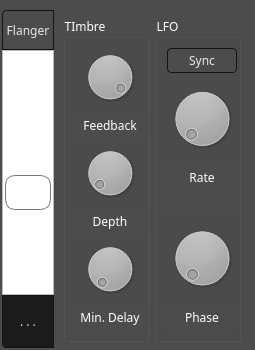
<?xml version="1.0" encoding="UTF-8"?>
<ui version="4.0">
 <class>FJFlangerFrame</class>
 <widget class="QFrame" name="FJFlangerFrame">
  <property name="geometry">
   <rect>
    <x>0</x>
    <y>0</y>
    <width>255</width>
    <height>350</height>
   </rect>
  </property>
  <property name="windowTitle">
   <string>Frame</string>
  </property>
  <property name="styleSheet">
   <string notr="true">* {
    background: #4d4c4d;
    font-family: handelgotdlig;
    font-weight: 200;
}



 QComboBox {
     border: 1px solid #141414;
     border-radius: 4px;
     padding: 1px 18px 1px 3px;
     min-width: 6em;
     color: #e8e8e8;
 }

 QComboBox:editable {
    background: #5b5a5b
 }

 QComboBox:!editable, QComboBox::drop-down:editable {
      background: qlineargradient(x1: 0, y1: 0, x2: 0, y2: 1,
      stop: 0 #3c3c3c, stop: 1 #262627);
 }

 /* QComboBox gets the &quot;on&quot; state when the popup is open */
 QComboBox:!editable:on, QComboBox::drop-down:editable:on {
     background: #5b5a5b
 }

 QComboBox:on { /* shift the text when the popup opens */
     padding-top: 3px;
     padding-left: 4px;
 }

 QComboBox::drop-down {
     subcontrol-origin: padding;
     subcontrol-position: top right;
     width: 15px;

     border-left-width: 1px;
     border-left-color: darkgray;
     border-left-style: solid; /* just a single line */
     border-top-right-radius: 3px; /* same radius as the QComboBox */
     border-bottom-right-radius: 3px;
 }

QComboBox QAbstractItemView {
    border: 1px solid #141414;
    selection-background-color: #5b5a5b;
}

 QSpinBox {
     /*padding-right: 15px; make room for the arrows */
     background-color: qlineargradient(x1: 0, y1: 0, x2: 0, y2: 1,
                                      stop: 0 #3c3c3c, stop: 1 #262627);
    color: #e8e8e8;
     border: none;
     border-radius: 4px;
     /*border-width: 3;*/
}

QSpinBox::up-button {
    border: none;
}

QSpinBox::down-button {
    border: none;
}

QLineEdit {
    border: 1px solid #141414;
    border-radius: 4px;
    color: #e8e8e8;
    background-color: qlineargradient(x1: 0, y1: 0, x2: 0, y2: 1,
                                     stop: 0 #3c3c3c, stop: 1 #262627);
    selection-background-color: #e8e8e8;
    selection-color: #262627
}

QProgressBar {
    border: 1px solid #141414;
    border-radius: 4px;
    text-align: center;
 }


 QProgressBar::chunk {
    background-color: qlineargradient(x1: 0, y1: 0, x2: 0, y2: 1,
                                      stop: 0 #3c3c3c, stop: 1 #262627);
    width: 20px;
 }

QFrame, QLabel, QToolTip {
   color: #e5e5e5;
   /*border: 1px solid #141414;*/
}

QFrame[style=&quot;plain&quot;] {
    border: 100px solid pink;
}

QAbstractButton {
   padding: 3px;
   border: 1px solid #141414;
   border-radius: 4px;
   background-color: qlineargradient(x1: 0, y1: 0, x2: 0, y2: 1,
                                     stop: 0 #3c3c3c, stop: 1 #262627);
    color: #e8e8e8;
}
QAbstractButton::hover {
   background-color: #5b5a5b;
}

QAbstractButton::disabled {
    color: #262627;
}

QAbstractButton::checked {
    background-color: #1c1c1c;
}

 QTabWidget::pane { /* The tab widget frame */
     border-top: 1px solid #141414;
     position: absolute;
     top: -0.5em;
 }

 QTabWidget::tab-bar {
     alignment: center;
 }

 /* Style the tab using the tab sub-control. Note that
     it reads QTabBar _not_ QTabWidget */
 QTabBar::tab {
 background-color: qlineargradient(x1: 0, y1: 0, x2: 0, y2: 1,
                                   stop: 0 #3c3c3c, stop: 1 #262627);

    border: 1px solid #141414;

     /*border: 2px solid #C4C4C3;
     border-bottom-color: #C2C7CB; same as the pane color */
     border-top-left-radius: 4px;
     border-top-right-radius: 4px;
     min-width: 8ex;
     padding: 2px;
     color: #e8e8e8;
 }

 QTabBar::tab:selected, QTabBar::tab:hover {
     background: #5b5a5b;
 }

 QTabBar::tab:selected {
     border-color: #5b5a5b;
     color: #141414;
     /*border-bottom-color: #C2C7CB; same as pane color */
 }

 QSlider::groove:horizontal {
 border: 1px solid #141414;
     height: 8px; /* the groove expands to the size of the slider by default. by giving it a height, it has a fixed size */
     background-color: qlineargradient(x1: 0, y1: 0, x2: 0, y2: 1,
                                       stop: 0 #3c3c3c, stop: 1 #262627);
     margin: 2px 0;
 }

 QSlider::handle:horizontal {
 background-color: qlineargradient(x1: 0, y1: 0, x2: 0, y2: 1,
                                   stop: 0 #3c3c3c, stop: 1 #262627);     border: 1px solid #5c5c5c;
     width: 18px;
     /*margin: -2px 0;  handle is placed by default on the contents rect of the groove. Expand outside the groove */
     border-radius: 3px;
 }

  QScrollBar:vertical {
      border: 0px solid transparent;
      background: transparent;
      width: 4px;
      margin: 0px 0 0px 0;
  }
  QScrollBar::handle:vertical {
      background: #e8e8e8;
      min-width: 20px;
      border: 2px solid #e8e8e8;
      border-radius: 2px;
  }
  QScrollBar::add-line:vertical {
      border: 0px solid transparent;
      background: transparent;
      height: 0px;
      subcontrol-position: bottom;
      subcontrol-origin: margin;
  }

  QScrollBar::sub-line:vertical {
      border: 0px solid transparent;
      background: transparent;
      height: 0px;
      subcontrol-position: top;
      subcontrol-origin: margin;
  }
  QScrollBar::up-arrow:vertical, QScrollBar::down-arrow:vertical {
      border: 0px solid grey;
      width: 0px;
      height: 0px;
      background: white;
  }

  QScrollBar::add-page:vertical, QScrollBar::sub-page:vertical {
      background: none;
  }



  QScrollBar:horizontal {
      border: 0px solid transparent;
      background: transparent;
      height: 4px;
      margin: 0px 0 0px 0;
  }
  QScrollBar::handle:horizontal{
      background: #e8e8e8;
      min-height: 20px;
      border: 2px solid #e8e8e8;
      border-radius: 2px;
  }
  QScrollBar::add-line:horizontal {
      border: 0px solid transparent;
      background: transparent;
      height: 0px;
      subcontrol-position: bottom;
      subcontrol-origin: margin;
  }

  QScrollBar::sub-line:horizontal {
      border: 0px solid transparent;
      background: transparent;
      height: 0px;
      subcontrol-position: top;
      subcontrol-origin: margin;
  }
  QScrollBar::up-arrow:horizontal, QScrollBar::down-arrow:horizontal {
      border: 0px solid grey;
      width: 0px;
      height: 0px;
      background: white;
  }

  QScrollBar::add-page:vertical, QScrollBar::sub-page:vertical {
      background: none;
  }





QSlider::groove:horizontal {
border: 1px solid #bbb;
background: white;
height: 20px;
border-radius: 4px;
}

QSlider::groove:vertical {
border: 1px solid #bbb;
background: white;
width: 50px;
border-radius: 4px;
}

QSlider::sub-page:horizontal {
background: qlineargradient(x1: 0, y1: 0,    x2: 0, y2: 1,
    stop: 0 #444, stop: 1 #bbb);
background: qlineargradient(x1: 0, y1: 0.2, x2: 1, y2: 1,
    stop: 0 #bbb, stop: 1 #555);
border: 0px solid #777;
height: 40px;
border-radius: 4px;
border-top-left-radius: 4px;
border-top-right-radius: 0px;
border-bottom-left-radius: 4px;
border-bottom-right-radius: 0px;
}

QSlider::sub-page:vertical {
background: qlineargradient(x1: 0, y1: 1,    x2: 0, y2: 0,
    stop: 0 #bbb, stop: 1 #444);
background: qlineargradient(x1: 0, y1: 1, x2: 1, y2: 0.2,
    stop: 0 #555, stop: 1 #bbb);
border: 0px solid #777;
width: 50px;
border-top-left-radius: 4px;
border-top-right-radius: 4px;
border-bottom-left-radius: 0px;
border-bottom-right-radius: 0px;
}

QSlider::add-page:horizontal {
background: qlineargradient(x1: 0, y1: 1,    x2: 0, y2: 0,
    stop: 0 #bbb, stop: 1 #444);
background: qlineargradient(x1: 0, y1: 1, x2: 1, y2: 0.2,
    stop: 0 #555, stop: 1 #bbb);
border: 0px solid #777;
height: 40px;
border-top-left-radius: 0px;
border-top-right-radius: 4px;
border-bottom-left-radius: 0px;
border-bottom-right-radius: 4px;
}

QSlider::add-page:vertical {
background: qlineargradient(x1: 0, y1: 1,    x2: 0, y2: 0,
    stop: 0 #444, stop: 1 #bbb);
background: qlineargradient(x1: 1, y1: 1, x2: 0, y2: 0.2,
    stop: 0 #bbb, stop: 1 #555);
border: 0px solid #777;
width: 50px;
border-top-left-radius: 0px;
border-top-right-radius: 0px;
border-bottom-left-radius: 4px;
border-bottom-right-radius: 4px;
}

QSlider::handle:horizontal {
     background-color: qlineargradient(x1: 0, y1: 0, x2: 0, y2: 1,
                                      stop: 0 #3c3c3c, stop: 1 #262627);
border: 1px solid #777;
width: 53px;
margin-top: -2px;
margin-bottom: -2px;
border-radius: 10px;
margin: 2px;
}

QSlider::handle:vertical {
     background-color: qlineargradient(x1: 0, y1: 0, x2: 0, y2: 1,
                                      stop: 0 #3c3c3c, stop: 1 #262627);
border: 1px solid #777;
height: 33px;
margin-top: -2px;
margin-bottom: -2px;
border-radius: 10px;
margin: 2px;
}

QSlider::sub-page:horizontal:disabled {
background: #bbb;
border-color: #999;
}

QSlider::sub-page:vertical:disabled {
background: #bbb;
border-color: #999;
}

QSlider::add-page:horizontal:disabled {
background: #eee;
border-color: #999;
}

QSlider::add-page:vertical:disabled {
background: #eee;
border-color: #999;
}

QSlider::handle:horizontal:disabled {
background: #eee;
border: 1px solid #aaa;
border-radius: 4px;
}

QSlider::handle:vertical:disabled {
background: #eee;
border: 1px solid #aaa;
border-radius: 4px;
}</string>
  </property>
  <property name="frameShape">
   <enum>QFrame::NoFrame</enum>
  </property>
  <property name="frameShadow">
   <enum>QFrame::Plain</enum>
  </property>
  <widget class="QPushButton" name="pushButton_menu">
   <property name="geometry">
    <rect>
     <x>2</x>
     <y>10</y>
     <width>52</width>
     <height>40</height>
    </rect>
   </property>
   <property name="minimumSize">
    <size>
     <width>52</width>
     <height>40</height>
    </size>
   </property>
   <property name="maximumSize">
    <size>
     <width>52</width>
     <height>40</height>
    </size>
   </property>
   <property name="styleSheet">
    <string notr="true">border-bottom-left-radius: 0px;
border-bottom-right-radius: 0px;
border-top-right-radius: 0px; /* DO NOT MODIFY THIS LINE */</string>
   </property>
   <property name="text">
    <string>Flanger</string>
   </property>
  </widget>
  <widget class="QSlider" name="verticalSlider_amount">
   <property name="geometry">
    <rect>
     <x>2</x>
     <y>50</y>
     <width>53</width>
     <height>245</height>
    </rect>
   </property>
   <property name="sizePolicy">
    <sizepolicy hsizetype="Expanding" vsizetype="Expanding">
     <horstretch>0</horstretch>
     <verstretch>0</verstretch>
    </sizepolicy>
   </property>
   <property name="minimumSize">
    <size>
     <width>53</width>
     <height>0</height>
    </size>
   </property>
   <property name="maximumSize">
    <size>
     <width>53</width>
     <height>16777215</height>
    </size>
   </property>
   <property name="styleSheet">
    <string notr="true">
QSlider::handle:vertical {
     background-color: qlineargradient(x1: 0, y1: 0, x2: 0, y2: 1,
                                      stop: 0 #3c3c3c, stop: 1 #FF2627);
}

QSlider::groove:vertical {
border: 1px solid #bbb;
background: white;
width: 50px;
border-top-left-radius: 0px;
border-top-right-radius: 0px;
border-bottom-left-radius: 0px;
border-bottom-right-radius: 0px;}

QSlider::sub-page:vertical {
border-top-left-radius: 0px;
border-top-right-radius: 0px;
border-bottom-left-radius: 0px;
border-bottom-right-radius: 0px;
}

QSlider::add-page:vertical {
border-top-left-radius: 0px;
border-top-right-radius: 0px;
border-bottom-left-radius: 0px;
border-bottom-right-radius: 0px;
}


QSlider::sub-page:vertical {
background: qlineargradient(x1: 0, y1: 1,    x2: 0, y2: 0,
    stop: 0 #3c3c3c, stop: 1 #262627);
background: qlineargradient(x1: 0, y1: 1, x2: 1, y2: 0.2,
    stop: 0 #262627, stop: 1 #3c3c3c);
}

QSlider::add-page:vertical {
background: qlineargradient(x1: 0, y1: 1,    x2: 0, y2: 0,
    stop: 0 #3c3c3c, stop: 1 #262627);
background: qlineargradient(x1: 1, y1: 1, x2: 0, y2: 0.2,
    stop: 0 #3c3c3c, stop: 1 #262627);

}
</string>
   </property>
   <property name="maximum">
    <number>100</number>
   </property>
   <property name="value">
    <number>40</number>
   </property>
   <property name="orientation">
    <enum>Qt::Vertical</enum>
   </property>
  </widget>
  <widget class="QToolButton" name="toolButton_more">
   <property name="geometry">
    <rect>
     <x>2</x>
     <y>295</y>
     <width>52</width>
     <height>53</height>
    </rect>
   </property>
   <property name="minimumSize">
    <size>
     <width>52</width>
     <height>53</height>
    </size>
   </property>
   <property name="maximumSize">
    <size>
     <width>52</width>
     <height>53</height>
    </size>
   </property>
   <property name="styleSheet">
    <string notr="true">border-top-left-radius: 0px;
border-bottom-left-radius: 4px;
border-top-right-radius: 0px;
border-bottom-right-radius: 0px; /* DO NOT MODIFY THIS LINE */</string>
   </property>
   <property name="text">
    <string>. . .</string>
   </property>
   <property name="checkable">
    <bool>true</bool>
   </property>
   <property name="checked">
    <bool>true</bool>
   </property>
  </widget>
  <widget class="QFrame" name="frame">
   <property name="geometry">
    <rect>
     <x>54</x>
     <y>10</y>
     <width>196</width>
     <height>338</height>
    </rect>
   </property>
   <property name="styleSheet">
    <string notr="true">background: #1c1c1c;

QFrame {
    border-top-left-radius: 0px;
    border-bottom-left-radius: 0px;
    border-top-right-radius: 4px;
    border-bottom-right-radius: 4px;
}</string>
   </property>
   <layout class="QHBoxLayout" name="horizontalLayout">
    <property name="leftMargin">
     <number>9</number>
    </property>
    <property name="topMargin">
     <number>6</number>
    </property>
    <property name="rightMargin">
     <number>9</number>
    </property>
    <property name="bottomMargin">
     <number>6</number>
    </property>
    <item>
     <widget class="QGroupBox" name="groupBox">
      <property name="styleSheet">
       <string notr="true">color: white;</string>
      </property>
      <property name="title">
       <string>TImbre</string>
      </property>
      <layout class="QVBoxLayout" name="verticalLayout_2">
       <item>
        <widget class="QDial" name="dial_fb">
         <property name="minimumSize">
          <size>
           <width>70</width>
           <height>0</height>
          </size>
         </property>
         <property name="maximumSize">
          <size>
           <width>70</width>
           <height>16777215</height>
          </size>
         </property>
         <property name="minimum">
          <number>-990</number>
         </property>
         <property name="maximum">
          <number>990</number>
         </property>
         <property name="value">
          <number>900</number>
         </property>
        </widget>
       </item>
       <item>
        <widget class="QLabel" name="label_3">
         <property name="minimumSize">
          <size>
           <width>70</width>
           <height>26</height>
          </size>
         </property>
         <property name="maximumSize">
          <size>
           <width>70</width>
           <height>16777215</height>
          </size>
         </property>
         <property name="text">
          <string>Feedback</string>
         </property>
         <property name="alignment">
          <set>Qt::AlignCenter</set>
         </property>
        </widget>
       </item>
       <item>
        <widget class="QDial" name="dial_depth">
         <property name="minimumSize">
          <size>
           <width>70</width>
           <height>0</height>
          </size>
         </property>
         <property name="maximumSize">
          <size>
           <width>70</width>
           <height>16777215</height>
          </size>
         </property>
         <property name="minimum">
          <number>100</number>
         </property>
         <property name="maximum">
          <number>10000</number>
         </property>
         <property name="value">
          <number>500</number>
         </property>
        </widget>
       </item>
       <item>
        <widget class="QLabel" name="label_2">
         <property name="minimumSize">
          <size>
           <width>70</width>
           <height>26</height>
          </size>
         </property>
         <property name="maximumSize">
          <size>
           <width>70</width>
           <height>16777215</height>
          </size>
         </property>
         <property name="text">
          <string>Depth</string>
         </property>
         <property name="alignment">
          <set>Qt::AlignCenter</set>
         </property>
        </widget>
       </item>
       <item>
        <widget class="QDial" name="dial_minDelay">
         <property name="minimumSize">
          <size>
           <width>70</width>
           <height>0</height>
          </size>
         </property>
         <property name="maximumSize">
          <size>
           <width>70</width>
           <height>16777215</height>
          </size>
         </property>
         <property name="minimum">
          <number>100</number>
         </property>
         <property name="maximum">
          <number>10000</number>
         </property>
        </widget>
       </item>
       <item>
        <widget class="QLabel" name="label">
         <property name="minimumSize">
          <size>
           <width>70</width>
           <height>26</height>
          </size>
         </property>
         <property name="maximumSize">
          <size>
           <width>70</width>
           <height>16777215</height>
          </size>
         </property>
         <property name="text">
          <string>Min. Delay</string>
         </property>
         <property name="alignment">
          <set>Qt::AlignCenter</set>
         </property>
        </widget>
       </item>
      </layout>
     </widget>
    </item>
    <item>
     <widget class="QGroupBox" name="groupBox_2">
      <property name="styleSheet">
       <string notr="true">color: white;</string>
      </property>
      <property name="title">
       <string>LFO</string>
      </property>
      <layout class="QVBoxLayout" name="verticalLayout">
       <item>
        <widget class="QPushButton" name="pushButton_reset">
         <property name="minimumSize">
          <size>
           <width>70</width>
           <height>0</height>
          </size>
         </property>
         <property name="maximumSize">
          <size>
           <width>70</width>
           <height>16777215</height>
          </size>
         </property>
         <property name="styleSheet">
          <string notr="true">QAbstractButton {
   padding: 3px;
   border: 1px solid #141414;
   border-radius: 4px;
   background-color: qlineargradient(x1: 0, y1: 0, x2: 0, y2: 1,
                                     stop: 0 #3c3c3c, stop: 1 #262627);
    color: #e8e8e8;
}

QAbstractButton::hover {
   background-color: #5b5a5b;
}

QAbstractButton::disabled {
    color: #262627;
}

QAbstractButton::checked {
    background-color: #1c1c1c;
}</string>
         </property>
         <property name="text">
          <string>Sync</string>
         </property>
        </widget>
       </item>
       <item>
        <widget class="QDial" name="dial_rate">
         <property name="minimumSize">
          <size>
           <width>70</width>
           <height>0</height>
          </size>
         </property>
         <property name="maximumSize">
          <size>
           <width>70</width>
           <height>16777215</height>
          </size>
         </property>
         <property name="minimum">
          <number>10</number>
         </property>
         <property name="maximum">
          <number>20000</number>
         </property>
         <property name="value">
          <number>250</number>
         </property>
        </widget>
       </item>
       <item>
        <widget class="QLabel" name="label_4">
         <property name="minimumSize">
          <size>
           <width>70</width>
           <height>26</height>
          </size>
         </property>
         <property name="maximumSize">
          <size>
           <width>70</width>
           <height>16777215</height>
          </size>
         </property>
         <property name="text">
          <string>Rate</string>
         </property>
         <property name="alignment">
          <set>Qt::AlignCenter</set>
         </property>
        </widget>
       </item>
       <item>
        <widget class="QLabel" name="label_6">
         <property name="minimumSize">
          <size>
           <width>70</width>
           <height>0</height>
          </size>
         </property>
         <property name="maximumSize">
          <size>
           <width>70</width>
           <height>16777215</height>
          </size>
         </property>
         <property name="text">
          <string/>
         </property>
        </widget>
       </item>
       <item>
        <widget class="QDial" name="dial_phase">
         <property name="minimumSize">
          <size>
           <width>70</width>
           <height>0</height>
          </size>
         </property>
         <property name="maximumSize">
          <size>
           <width>70</width>
           <height>16777215</height>
          </size>
         </property>
         <property name="minimum">
          <number>0</number>
         </property>
         <property name="maximum">
          <number>360</number>
         </property>
         <property name="value">
          <number>0</number>
         </property>
        </widget>
       </item>
       <item>
        <widget class="QLabel" name="label_5">
         <property name="minimumSize">
          <size>
           <width>70</width>
           <height>26</height>
          </size>
         </property>
         <property name="maximumSize">
          <size>
           <width>70</width>
           <height>16777215</height>
          </size>
         </property>
         <property name="text">
          <string>Phase</string>
         </property>
         <property name="alignment">
          <set>Qt::AlignCenter</set>
         </property>
        </widget>
       </item>
      </layout>
     </widget>
    </item>
   </layout>
  </widget>
 </widget>
 <resources/>
 <connections/>
</ui>
